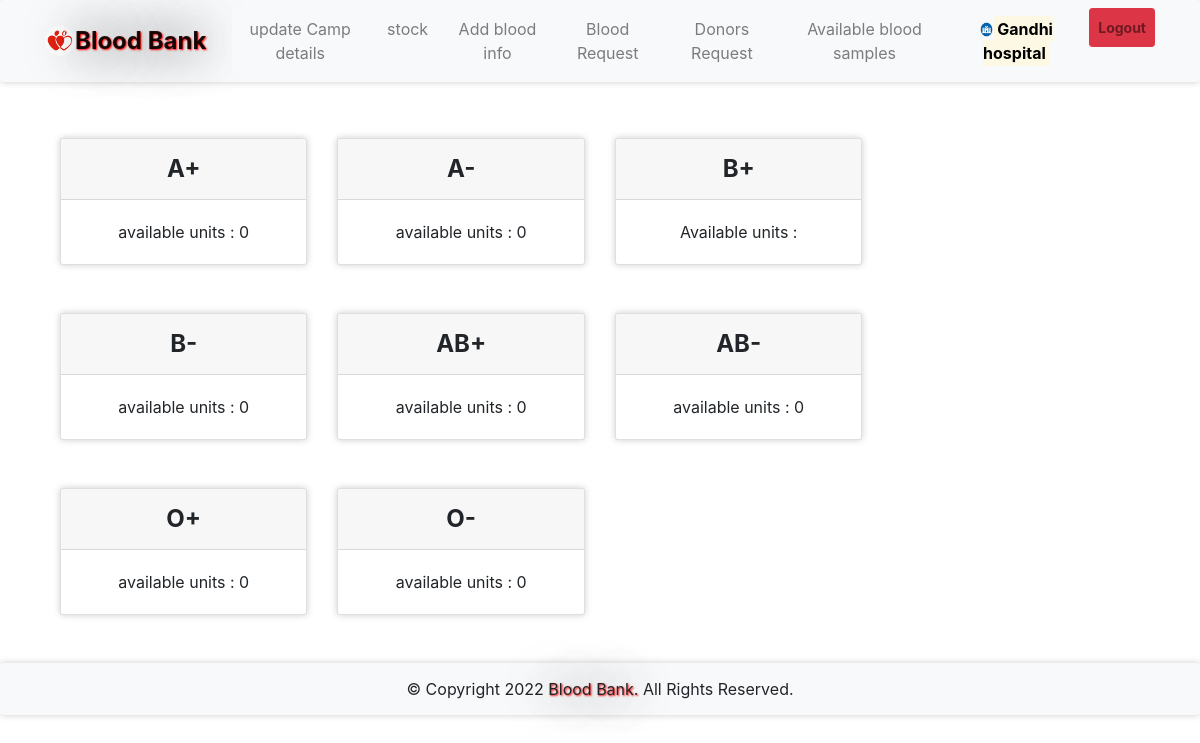
Page /stock.php (signed in) on the earlier database version.
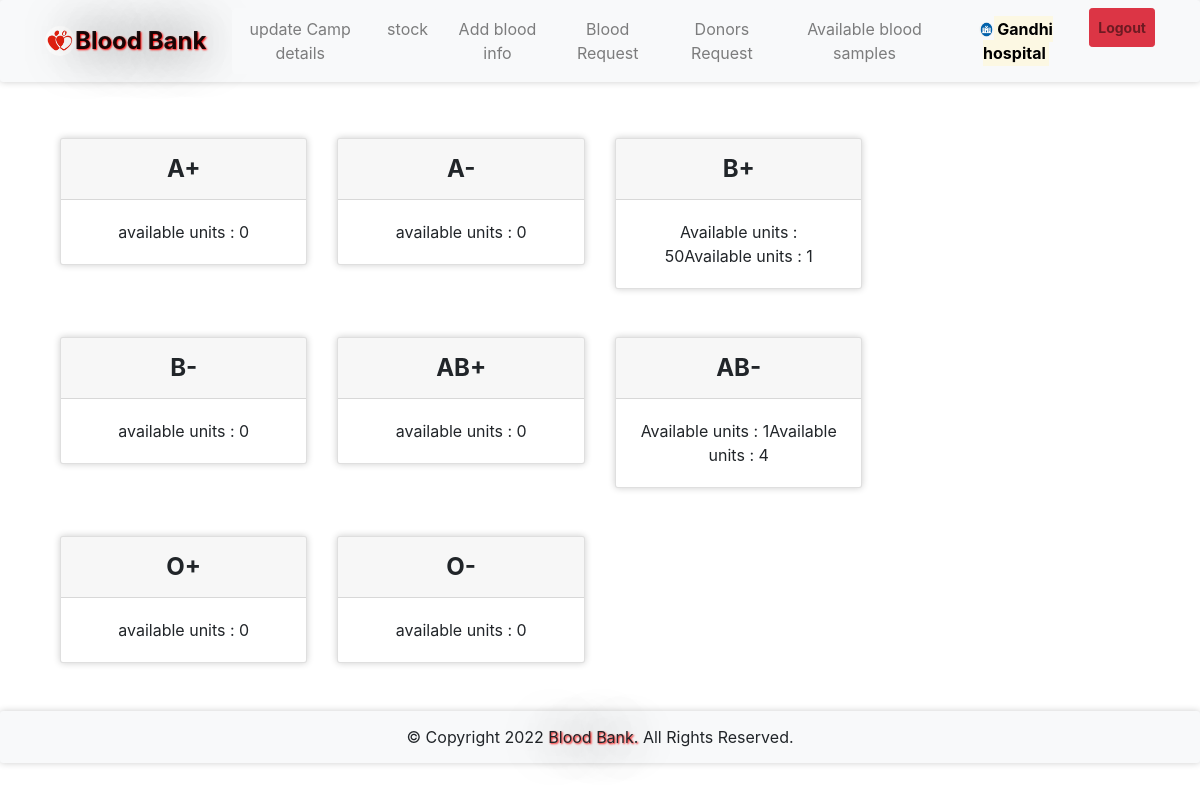
Same page on the later database version.
### tables this page shows
CREATE TABLE IF NOT EXISTS `bloodinfo` (
  `bid` int(11) NOT NULL,
  `hid` int(3) NOT NULL,
  `bg` varchar(10) NOT NULL,
  `units` int(10) NOT NULL
);

### stock.php (the view, shortened to what the changed rows need)
<?php
require 'file/connection.php';
if (!isset($_SESSION['hid'])) {
    header('location:login.php');
} else {
?>
    <!DOCTYPE html>
    <html>
    <?php require 'head.php'; ?>
    <body>
        <div class="container cont">
            <?php
            $hid = $_SESSION['hid'];
            if ($_SESSION['hid'] === $hid) {
            ?>
                <div class="col-lg-9">
                    <div class="row">
                        <div class="col-xl-4 col-lg-4 col-md-6 col-sm-6 col-xs-12 mb-5">
                            <div class="card">
                                <div class="card-header text-center">B+</div>
                                <div class="card-body text-center">
                                    <?php
                                    $sql = "SELECT * FROM bloodinfo WHERE bg='B+' AND hid=$hid";
                                    $res = $conn->query($sql);
                                    if (mysqli_num_rows($res) > 0) {
                                        while ($row = mysqli_fetch_array($res)) {
                                            echo "Available units : ".$row['units'];
                                        }
                                    } else {
                                        echo "available units : 0";
                                    }
                                    ?>
                                </div>
                            </div>
                        </div>
                        <div class="col-xl-4 col-lg-4 col-md-6 col-sm-6 col-xs-12 mb-5">
                            <div class="card">
                                <div class="card-header text-center">AB-</div>
                                <div class="card-body text-center">
                                    <?php
                                    $sql = "SELECT * FROM bloodinfo WHERE bg='AB-' AND hid=$hid";
                                    $res = $conn->query($sql);
                                    if (mysqli_num_rows($res) > 0) {
                                        while ($row = mysqli_fetch_array($res)) {
                                            echo "Available units : " .  $row['units'];
                                        }
                                    } else {
                                        echo "available units : 0";
                                    }
                                    ?>
                                </div>
                            </div>
                        </div>
                    </div>
                </div>
            <?php
            }
            ?>
        </div>
    </body>
<?php } ?>

Differences in the rows shown:
added bloodinfo: units "50"
added bloodinfo: units "1"
added bloodinfo: units "1"
added bloodinfo: units "4"
Other differences:
text no longer shown: "available units : 0"
